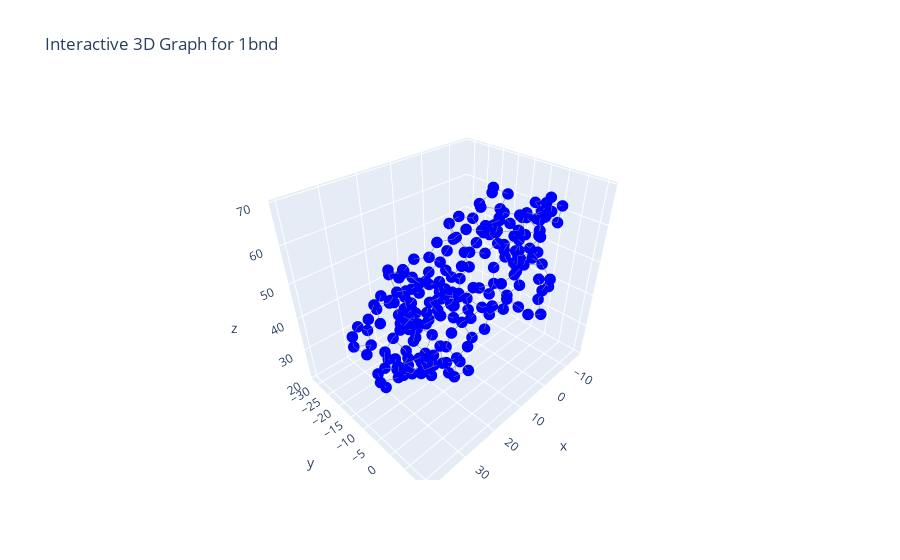

Notebook cell for this chart:
### Markdown cell above
Code to visualize the graphs generated

### Code cell
import os
import torch
from torch_geometric.data import Data
from pathlib import Path
import plotly.graph_objects as go

# Function to load and visualize the graph from a PDB file in 3D
def visualize_graph_from_pdb_3d_interactive(pdb_file):
    pdb_path = Path(pdb_file).resolve()
    pdb_id = pdb_path.stem
    parent_dir = pdb_path.parent.parent
    graph_dir = parent_dir / "graphs"
    graph_path = graph_dir / f"{pdb_id}_graph.pth"

    with torch.serialization.safe_globals([Data]):
        try:
            graph = torch.load(graph_path, weights_only=False)
            print(f"Graph loaded from {graph_path}")
        except Exception as e:
            print(f"Failed to load the graph: {e}")
            return

    coords = graph.x.numpy()
    edges = graph.edge_index.t().numpy()

    # Plotly scatter for nodes
    node_trace = go.Scatter3d(
        x=coords[:, 0],
        y=coords[:, 1],
        z=coords[:, 2],
        mode='markers',
        marker=dict(size=4, color='blue'),
        name='Residues'
    )

    # Plotly lines for edges
    edge_x, edge_y, edge_z = [], [], []
    for i, j in edges:
        edge_x += [coords[i][0], coords[j][0], None]
        edge_y += [coords[i][1], coords[j][1], None]
        edge_z += [coords[i][2], coords[j][2], None]

    edge_trace = go.Scatter3d(
        x=edge_x,
        y=edge_y,
        z=edge_z,
        mode='lines',
        line=dict(width=1, color='gray'),
        name='Edges'
    )

    fig = go.Figure(data=[edge_trace, node_trace])
    fig.update_layout(title=f"Interactive 3D Graph for {pdb_id}", showlegend=False)
    fig.show()

# Example usage
parent = Path().resolve().parent
example_pdb = parent / "datasets/original_datasets/tumor_antigens_non-immunogenic/pdb_files/1bnd.pdb"
visualize_graph_from_pdb_3d_interactive(example_pdb)

### Figure 1 — Plotly figure (JSON) as saved in the notebook; plotly's stock layout.template omitted (floating-point values rounded to 4 significant figures; data arrays with more than 128 entries replaced by an {"elided": "..."} marker saying what was removed)
{"data": [{"line": {"color": "gray", "width": 1}, "mode": "lines", "name": "Edges", "type": "scatter3d", "x": {"elided": "1692 float values"}, "y": {"elided": "1692 float values"}, "z": {"elided": "1692 float values"}}, {"marker": {"color": "blue", "size": 4}, "mode": "markers", "name": "Residues", "type": "scatter3d", "x": {"elided": "217 float values"}, "y": {"elided": "217 float values"}, "z": {"elided": "217 float values"}}], "layout": {"showlegend": false, "title": {"text": "Interactive 3D Graph for 1bnd"}}}
